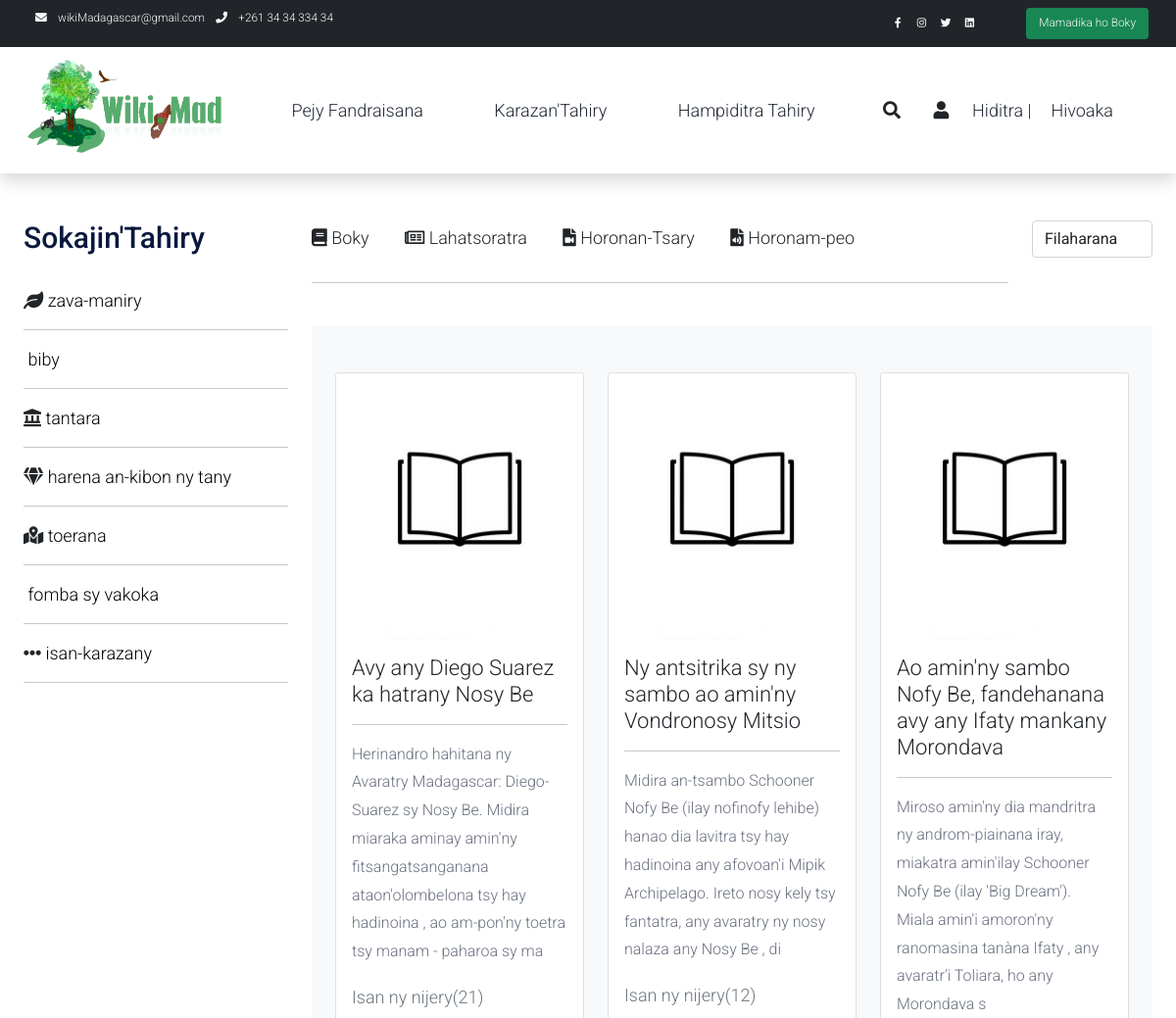
Page /Controller/contenu_article?pg=1 (upper part) on the earlier database version.
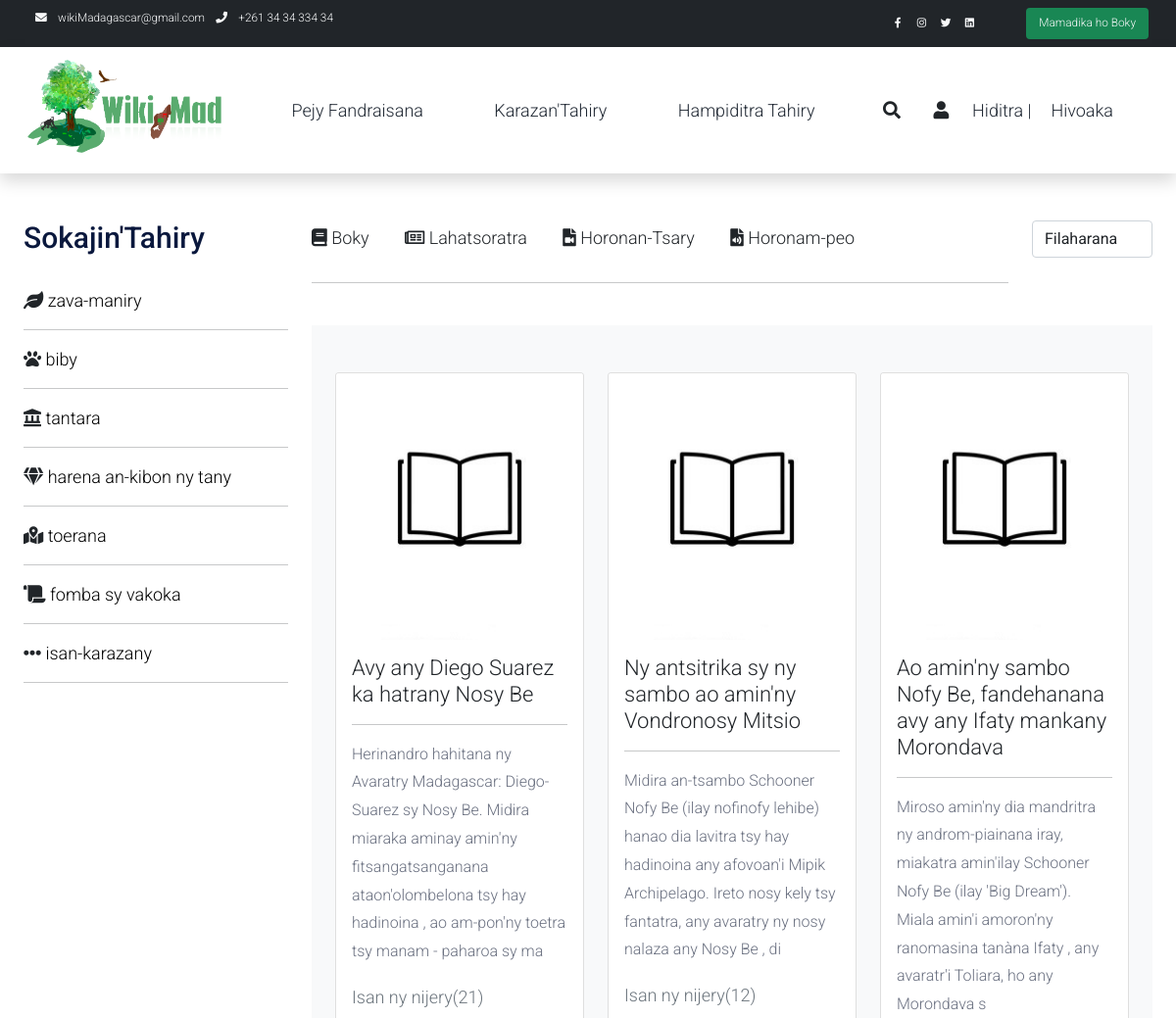
Same page on the later database version.
### tables this page shows
create table categorie(
  idcategorie int not null auto_increment primary key,
  nom varchar(30),
  icone varchar(100)
);

### application/controllers/Controller.php (called while the page is built, shortened)
<?php
class Controller extends CI_Controller {
	public function contenu_article(){
		$data['categ']=$this->Fonctions->getCategorie();
		$article="article";
		$pg=$this->input->get('pg');
		$nbParPage = 3;
		$pageActuel = 0;
		if($pg != null)
		{
			$pageActuel = $pg;
		}
		$data['categ']=$this->Fonctions->getCategorie();
		$data['article']=$this->Fonctions->getAllContent($pageActuel,$nbParPage,$article);
		$j=0;
		foreach($data['article'] as $articles)
		{
			$data['articleimage'][$j]=$this->Picture->getPrincipalPics($articles['photo']);
			$j++;
		}
		$data['page']='contenu';
		$data['page_contenu']='contenu_article';
		$this->load->view('template',$data);
	}
}

### index.php (called while the page is built, shortened)
<?php
require_once BASEPATH.'core/CodeIgniter.php';

### application/models/Fonctions.php (called while the page is built, shortened)
<?php
  class Fonctions extends CI_Model
  {
    public function getCategorie()
    {
      $query = "select * from categorie";
      $result = $this->db->query($query);
      $i=0;
      $retour = array();
      foreach($result->result_array() as $row)
      {
        $retour[$i]=$row;
        $i++;
      }
      return $retour;
    }
      public function getAllContent($pgActuel,$nbPage,$type)
      {
        $limite = 1;
        $retour = array();
        $i = 0;
        $query = "select idcontenu,titre,categories,substring(texte,1,200) as texte,photo,
        visites,prix from %s limit %s,%s";
        $query = sprintf($query,$type,$limite,$nbPage);
        $result = $this->db->query($query);
        foreach($result->result_array() as $row)
        {
          $retour[$i]=$row;
          $i++;
        }
        return $retour;
      }
  }
 ?>

### application/views/contenu.php (the view, shortened to what this page needs)
<div class="container py-5">
        <div class="row">
            <div class="col-lg-3">
                <h1 class="h2 pb-4">Sokajin'Tahiry</h1>
                <ul class="list-unstyled templatemo-accordion">
                        <?php for($i=0;$i<count($categ);$i++) {?>
                            <i class="<?php echo $categ[$i]['icone']; ?>"></i>
                            <a style="text-decoration:none" href="<?php echo site_url("controller/contentCat?categ=".$categ[$i]['nom']); ?>">
                            <?php echo $categ[$i]['nom']; ?>
                            </a>
                            <hr>
                        <?php }?>
                </ul>
            </div>
            <div class="col-lg-9">
                <div class="row">
                    <div class="col-md-10">
                        <ul class="list-inline shop-top-menu pb-3 pt-1">
                            <li class="list-inline-item">
                                <a class="h4 text-dark text-decoration-none mr-4" href="<?php echo site_url('controller/contenu_livre'); ?>"><i class="fas fa-book"></i> Boky</a>
                            </li>
                            <li class="list-inline-item">
                                <a class="h4 text-dark text-decoration-none mr-4" href="<?php echo site_url('controller/contenu_article'); ?>"><i class="far fa-newspaper"></i> Lahatsoratra</a>
                            </li>
                            <li class="list-inline-item">
                                <a class="h4 text-dark text-decoration-none mr-4" href="<?php echo site_url('controller/contenu_video'); ?>"><i class="fas fa-file-video"></i> Horonan-Tsary</a>
                            </li>
                            <li class="list-inline-item">
                                <a class="h4 text-dark text-decoration-none mr-4" href="<?php echo site_url('controller/contenu_audio'); ?>"><i class="fas fa-file-audio"></i> Horonam-peo</a>
                            </li>
                        </ul>
                        <hr>
                        <br>
                    </div>
                    <div class="col-md-2 pb-4">
                        <div class="d-flex">
                            <select class="form-control">
                                <option>Filaharana</option>
                            </select>
                        </div>
                    </div>
                </div>
                <?php include($page_contenu.".php") ?>
            </div>
        </div>
    </div>

### application/views/template.php (shortened to what this page needs)
<!DOCTYPE html>
<html lang="en">
<head>
    <link href="<?php echo site_url("assets/css/bootstrap.css") ?>" rel="stylesheet">
    <link href="<?php echo site_url("assets/css/style.css") ?>" rel="stylesheet">
    <link href="<?php echo site_url("assets/css/responsive.css") ?>" rel="stylesheet">
    <link href="<?php echo site_url("assets/css/bootstrap.min.css") ?>" rel="stylesheet">
    <link href="<?php echo site_url("assets/css/templatemo.css") ?>" rel="stylesheet">
    <link href="<?php echo site_url("assets/css/custom.css") ?>" rel="stylesheet">
    <link href="<?php echo site_url("assets/css/slicknav.min.css") ?>" rel="stylesheet">
    <link href="<?php echo site_url("assets/css/bootstrap.min.css") ?>" rel="stylesheet">
    <link href="<?php echo site_url("assets/css/style2.css") ?>" rel="stylesheet">
    <link href="<?php echo site_url("assets/css/font-awesome.min.css") ?>" rel="stylesheet">
    <link href="<?php echo site_url("assets/css/fontawesome.min.css") ?>" rel="stylesheet">
</head>
<body>
    <nav class="navbar navbar-expand-lg bg-dark navbar-light d-none d-lg-block" id="templatemo_nav_top">
        <div class="container text-light">
            <div class="w-100 d-flex justify-content-between">
                <div>
                    <i class="fa fa-envelope mx-2"></i>
                    <a class="navbar-sm-brand text-light text-decoration-none" href="mailto:info@company.com">wikiMadagascar@gmail.com</a>
                    <i class="fa fa-phone mx-2"></i>
                    <a class="navbar-sm-brand text-light text-decoration-none" href="tel:010-020-0340">+261 34 34 334 34</a>
                </div>
                <div>
                    <a class="text-light" href="https://fb.com/" target="_blank" rel="sponsored"><i class="fab fa-facebook-f fa-sm fa-fw me-2"></i></a>
                    <a class="text-light" href="https://www.instagram.com/" target="_blank"><i class="fab fa-instagram fa-sm fa-fw me-2"></i></a>
                    <a class="text-light" href="https://twitter.com/" target="_blank"><i class="fab fa-twitter fa-sm fa-fw me-2"></i></a>
                    <a class="text-light mr-5" href="https://www.linkedin.com/" target="_blank"><i class="fab fa-linkedin fa-sm fa-fw"></i></a>
                    <a class="btn  bg-success text-light" href="<?php echo site_url('controller/loadFPDF'); ?>">Mamadika ho Boky</a>
                  </div>
            </div>
        </div>
    </nav>
    <nav class="navbar navbar-expand-lg navbar-light shadow">
        <div class="container d-flex justify-content-between align-items-center">
            <a class="navbar-brand text-success logo h1 align-self-center" href="#">
             <img src="<?php echo site_url("assets/img/logo.png") ?>" >
            </a>
            <div class="align-self-center collapse navbar-collapse flex-fill  d-lg-flex justify-content-lg-between" id="templatemo_main_nav">
                <div class="flex-fill">
                    <ul class="nav navbar-nav d-flex justify-content-between mx-lg-auto">
                        <li class="nav-item">
                            <a class="nav-link" href="<?php echo site_url('controller/index'); ?>">Pejy Fandraisana</a>
                        </li>
                        <li class="nav-item">
                            <a class="nav-link" href="<?php echo site_url('controller/contenu'); ?>">Karazan'Tahiry</a>
                        </li>
                        <li class="nav-item">
                            <a class="nav-link" href="<?php echo site_url('controller/insertion'); ?>">Hampiditra Tahiry</a>
                        </li>
                    </ul>
                </div>
                <div class="navbar align-self-center d-flex">
                    <a class="nav-icon d-none d-lg-inline" href="#" data-bs-toggle="modal" data-bs-target="#templatemo_search">
                        <i class="fa fa-fw fa-search text-dark mr-2"></i>
                    </a>
                    <a class="nav-icon position-relative text-decoration-none" href="<?php echo base_url('Controller/login'); ?>">
                        <i class="fa fa-fw fa-user text-dark mr-3"></i>
                    Hiditra |
                    </a>
                    <a class="nav-icon position-relative text-decoration-none" href="#">Hivoaka</a>
                </div>
            </div>
        </div>
    </nav>
        <?php include($page.".php") ?>
</body>
</html>

### application/views/contenu_article.php (shortened to what this page needs)
<section class="bg-light">
        <div class="container py-5">
            <div class="row">
                <?php for($i=0;$i<count($article);$i++) {?>
                <div class="col-12 col-md-4 mb-4">
                    <div class="card h-100">
                        <a href="<?php echo site_url("controller/ficheArticle?id=".$article[$i]['idcontenu']."&type=article"); ?>">
                            <img src="<?php echo $articleimage[$i]; ?>" class="card-img-top" alt="...">
                        </a>
                        <div class="card-body">
                            <a href="<?php echo site_url("controller/ficheArticle?id=".$article[$i]['idcontenu']."&type=article"); ?>" class="h3 text-decoration-none text-dark"><?php echo $article[$i]['titre']; ?></a>
                            <hr>
                            <p class="afficherDesc">
                                <?php echo $article[$i]['texte']; ?>
                            </p>
                            <p class="text-muted">Isan ny nijery(<?php echo $article[$i]['visites']; ?>)</p>
                        </div>
                    </div>
                </div>
                <?php }?>
            </div>
        </div>
    </section>

### assets/css/style.css (style rules this page uses)
body { font-family: "poppins", sans-serif; color: #101010; background-color: #ffffff; }
a, a:hover, a:focus { text-decoration: none; }
.btn, .btn:focus { outline: none !important; -webkit-box-shadow: none; box-shadow: none; }
.navbar-brand, .navbar-brand:hover { text-transform: uppercase; font-weight: bold; font-size: 24px; color: #fafcfd; }
.navbar-brand { display: -webkit-box; display: -ms-flexbox; display: flex; -webkit-box-align: center; -ms-flex-align: center; align-items: center; -webkit-box-orient: vertical; -webkit-box-direction: normal; -ms-flex-direction: column; flex-direction: column; align-items: center; margin-right: 0; margin-bottom: 15px; }
.navbar-brand img { width: 250px; }

### assets/css/responsive.css (style rules this page uses)
@media (min-width: 1200px) { .container { max-width: 1170px; } }

### assets/css/templatemo.css (style rules this page uses)
body, ul, li, p, a, label, input, div { font-family: 'Roboto', sans-serif; font-size: 18px !important; font-weight: 300 !important; }
.h1 { font-family: 'Roboto', sans-serif; font-size: 48px !important; font-weight: 200 !important; }
.h2 { font-family: 'Roboto', sans-serif; font-size: 30px !important; font-weight: 300; }
.h3 { font-family: 'Roboto', sans-serif; font-size: 22px !important; }
.logo { font-weight: 500 !important; }
.text-muted { color: #bcbcbc !important; }
.text-success { color: #59ab6e !important; }
.text-light { color: #cfd6e1 !important; }
.bg-dark { background-color: #212934 !important; }
.bg-light { background-color: #e9eef5 !important; }
.bg-success { background-color: #59ab6e !important; }
#templatemo_nav_top { min-height: 40px; }
#templatemo_nav_top * { font-size: .9em !important; }
#templatemo_main_nav a { color: #212934; }
#templatemo_main_nav .navbar .nav-icon { margin-right: 20px; }
.templatemo-accordion a { color: #000; }
.form-control { border: 1px solid #e8e8e8; }
@media (min-width: 768px) { #templatemo_main_nav .navbar-nav { max-width: 450px; } }
@media (min-width: 992px) { #templatemo_main_nav .navbar-nav { max-width: 550px; } }

### assets/css/style2.css (style rules this page uses)
html, body { height: 100%; font-family: "Montserrat", sans-serif; -webkit-font-smoothing: antialiased; font-smoothing: antialiased; }
h1, h2, h3, h4, h5, h6 { margin: 0; color: #0a183d; font-weight: 600; line-height: 1; }
h1 { font-size: 70px; }
p { font-size: 15px; color: #6a7080; line-height: 1.8; font-weight: 500; }
.afficherDesc { font-size: 16px !important; color: #6a7080; line-height: 1.8; font-weight: 500; }
img { max-width: 100%; }
ul, ol { padding: 0; margin: 0; }
@media (min-width: 1200px) { .container { max-width: 1176px; } }

Differences in the rows shown:
changed categorie "biby": icone "fas fa-monkey" → "fas fa-paw" (drawn)
changed categorie "fomba sy vakoka": icone "fas fa-scroll-old" → "fas fa-scroll" (drawn)
